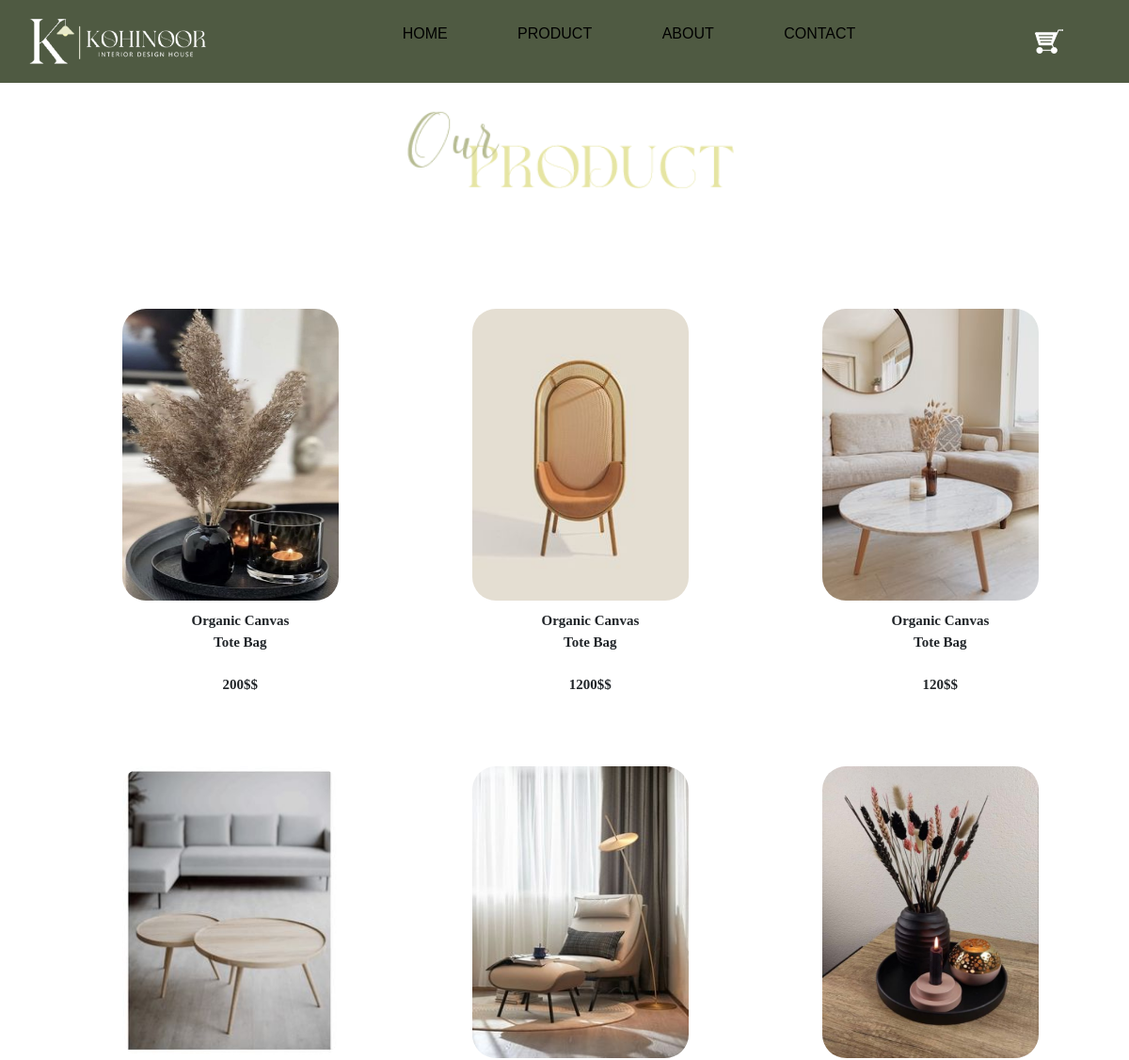
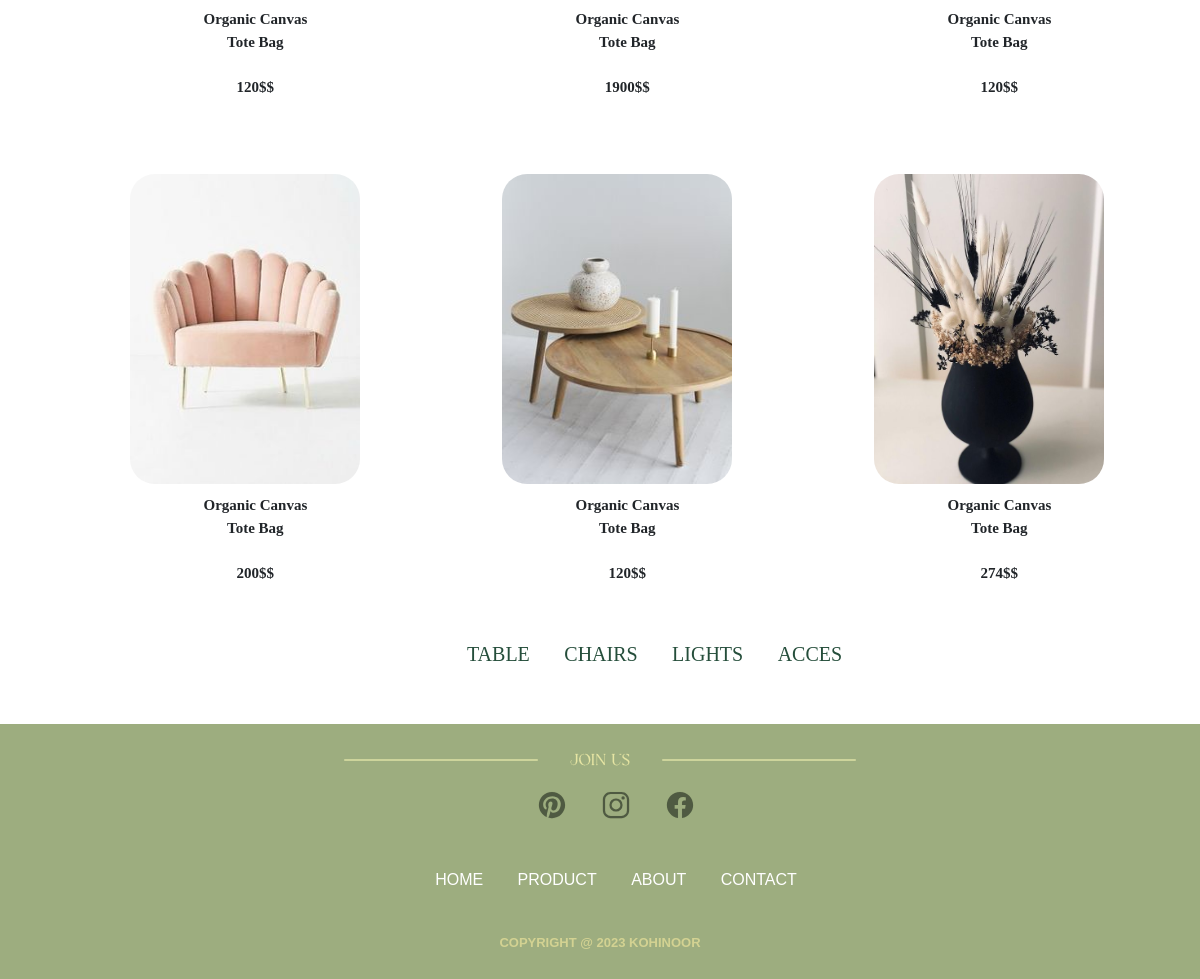
Before: /product.php with the older database file (2 pictures, top to bottom).
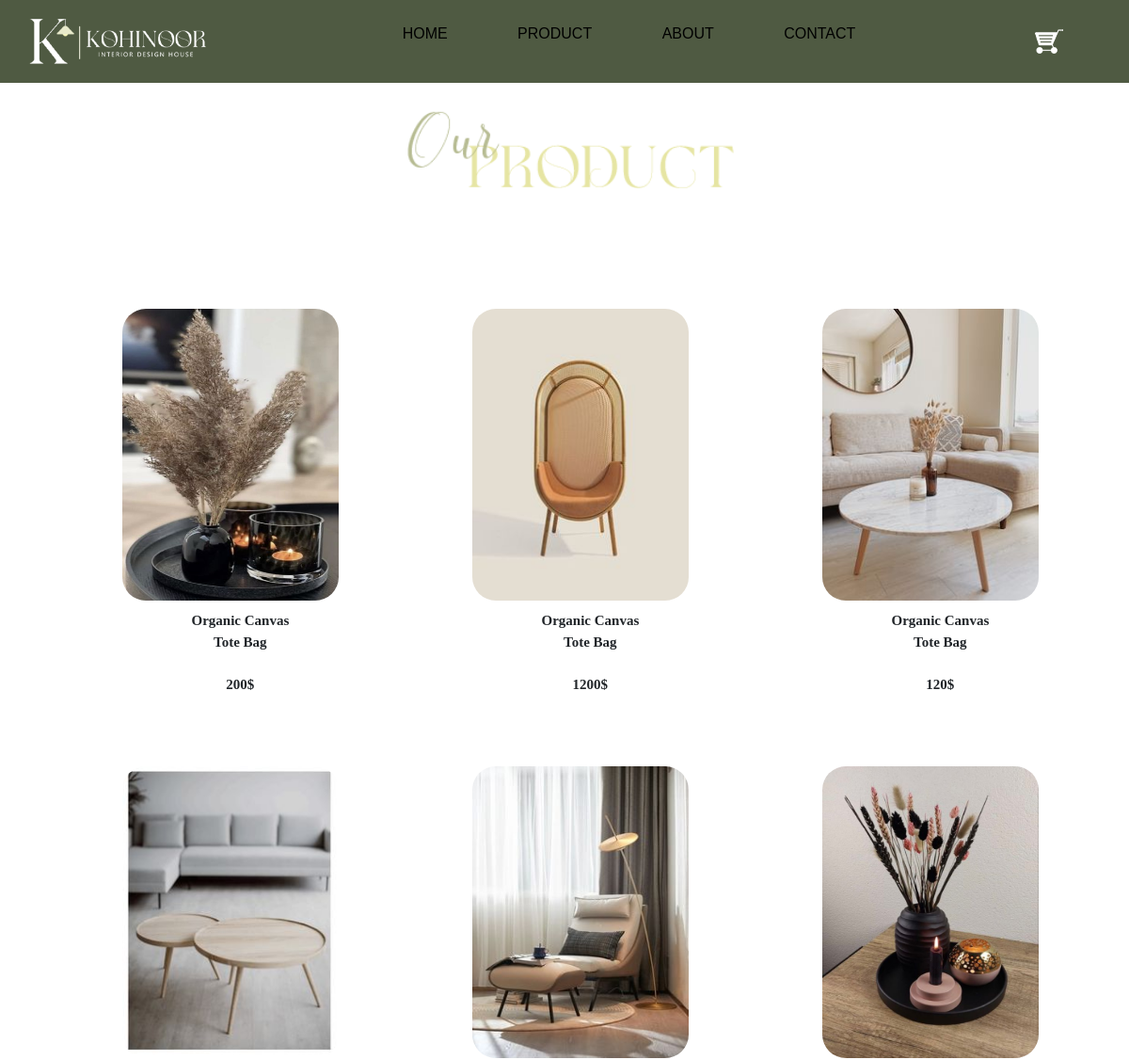
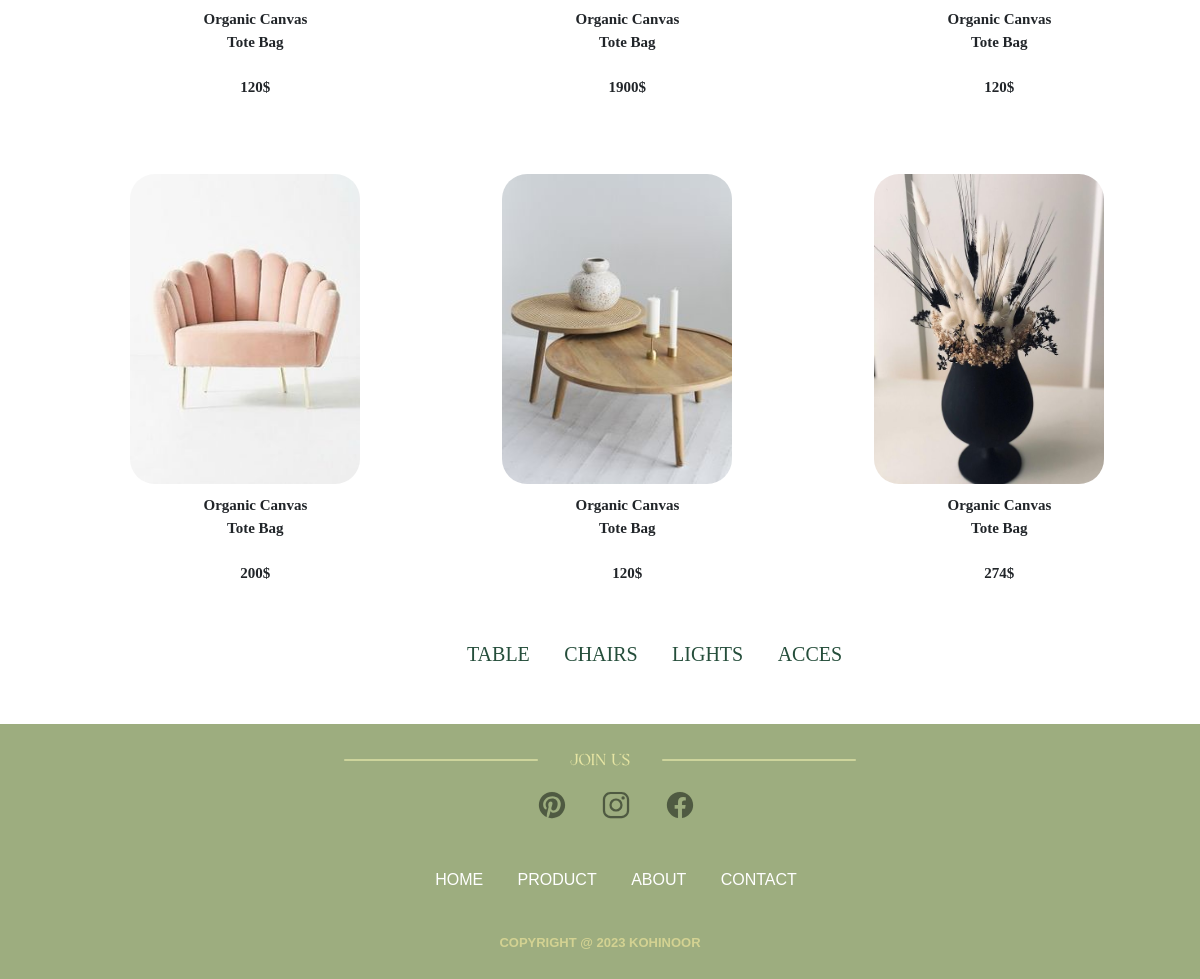
After: the same page with the newer database file (2 pictures, top to bottom).
### tables this page shows
CREATE TABLE `products` (
  `id` int(255) NOT NULL,
  `img` varchar(255) NOT NULL,
  `name` varchar(255) NOT NULL,
  `title` varchar(255) NOT NULL,
  `description` varchar(255) NOT NULL,
  `prix` int(255) NOT NULL,
  `categorie` varchar(255) NOT NULL
);

### product.php (the view, shortened to what this page needs)
<?php
@include('connexion.php');
$query = "SELECT * FROM products WHERE categorie = 'product'";
$result = mysqli_query($conn, $query);
?>
<!DOCTYPE html>
<html lang="en">
<head>
    <?php @include_once('header.php'); ?>
</head>
<body>
    <div>
        <?php @include_once('navbar.php'); ?>
    </div>
    <div>
        <img src="images/product.png" class="product">
    </div>
    <div class="product-img">
        <div class="container">
            <div class="row">
                <?php
                if ($result) {
                    $count = 0;
                    while ($row = mysqli_fetch_assoc($result)) {
                        if ($count % 3 == 0) {
                            echo '<div class="row">';
                        }
                        echo '<div class="col-sm-4">';
                        echo '<a href="product-description.php?id=' . $row['id'] . '"><img src="images/' . $row['img'] . '" alt=""></a>';
                        echo '<p class="par">' . $row['title'] . '<br><br>' . $row['prix'] .'$'. '</p>';
                        echo '</div>';
                        $count++;
                        if ($count % 3 == 0) {
                            echo '</div>';
                        }
                    }
                }
                ?>
            </div>
        </div>
    </div>
    <br>
    <div class="menu-product">
        <ul class="menu">
            <li><a href="tables.php">TABLE</a></li>
            <li><a href="chairs.php">CHAIRS</a></li>
            <li><a href="lights.php">LIGHTS</a></li>
            <li><a href="acces.php">ACCES</a></li>
            <br>
            <br>
        </ul>
    </div>
</body>
<?php @include_once('footer.php'); ?>
</html>

Changed rows visible on the page:
changed products (number 1 of 9 on the later page): prix "200$" → "200"
changed products (number 2 of 9 on the later page): prix "1200$" → "1200"
changed products (number 3 of 9 on the later page): prix "120$" → "120"
changed products (number 4 of 9 on the later page): prix "120$" → "120"
changed products (number 5 of 9 on the later page): prix "1900$" → "1900"
changed products (number 6 of 9 on the later page): prix "120$" → "120"
changed products (number 7 of 9 on the later page): prix "200$" → "200"
changed products (number 8 of 9 on the later page): prix "120$" → "120"
changed products (number 9 of 9 on the later page): prix "274$" → "274"
